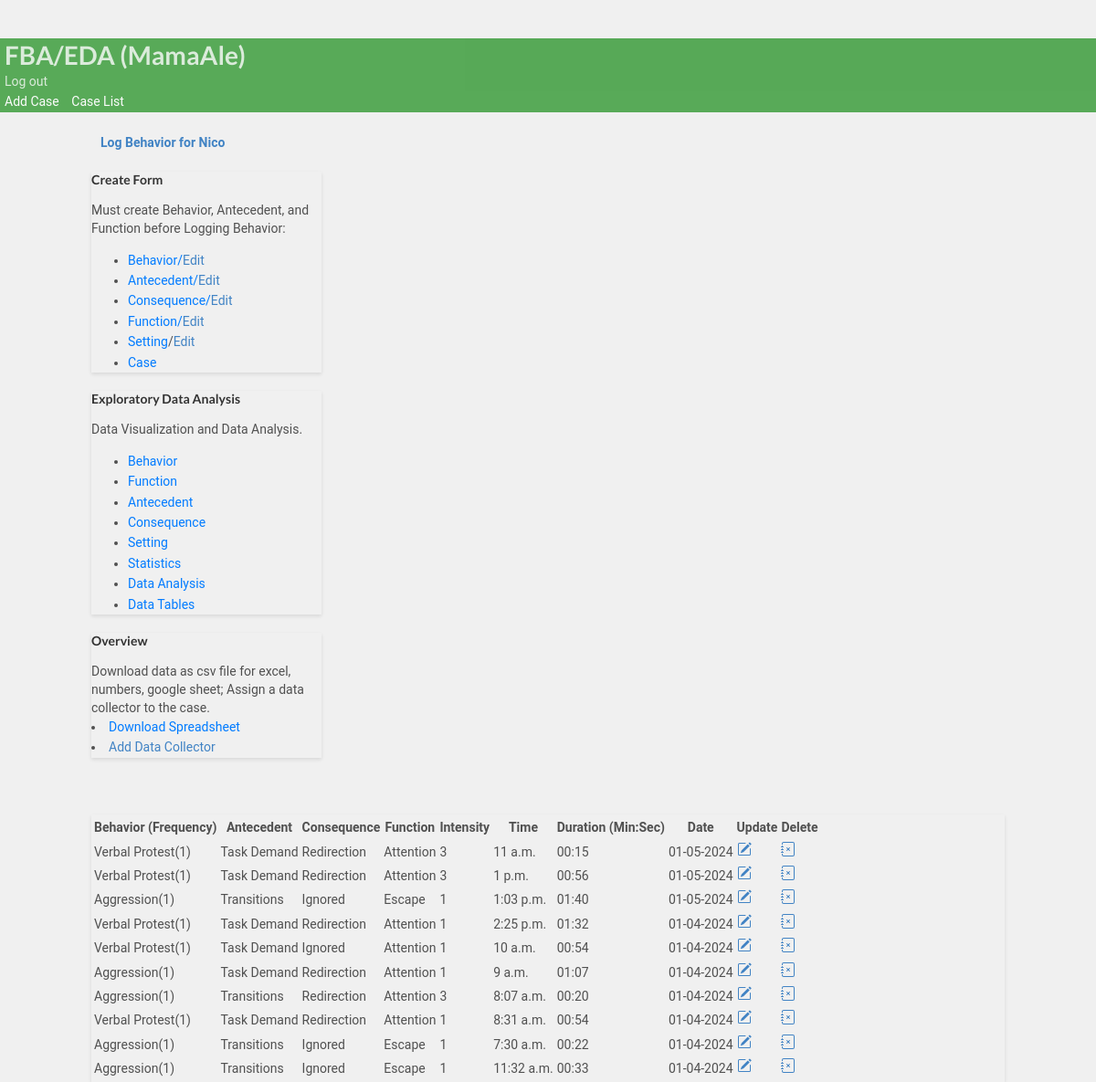
The page /dashboard/2/ (signed in) on the database its author committed.
### bip/models.py (models this page shows, shortened)
class Student(models.Model):
        studentname= models.CharField(max_length=30,verbose_name= 'Name', null=True, blank=True)
        slug = models.SlugField(max_length=150,null=False,unique=False,blank=False,
        verbose_name=("Unique Identifier"),
        help_text=(
            "*Unique Identification allows another to use FBO form if provided by you only"
        ),
    )
        user_student = models.ForeignKey(User, on_delete=models.CASCADE,  default=None,related_name="postts")

class Case(models.Model):
        student= models.ForeignKey(Student,on_delete=models.CASCADE)
        behavior = models.ForeignKey(Behavior, on_delete=models.CASCADE)
        user = models.ForeignKey(User, on_delete=models.CASCADE, default=None)
        anticedent = models.ForeignKey(Anticedent,on_delete=models.CASCADE, verbose_name='Antecedent')
        function = models.ForeignKey(Function,on_delete=models.CASCADE)
        consequence = models.ForeignKey(Consequence,on_delete=models.CASCADE)
        enviroment = models.ForeignKey(Enviroment,on_delete=models.CASCADE, null=True, blank=True, verbose_name='Setting')
        date_created = models.DateField(null=True, blank=True, default=timezone.now)
        duration = models.PositiveIntegerField(null=True, blank=True, verbose_name='Duration')
        time = models.TimeField(null=True, blank=True)
        frequency = models.PositiveIntegerField(null=True, blank=True,  default=1, verbose_name='Frequency')
        intensity = models.PositiveIntegerField(null=True, blank=True,  default=1, validators=[
            MinValueValidator(1, message='Intensity must be at least 1(Mild).'),
            MaxValueValidator(3, message='Intensity options are 1(Mild), 2(Moderate),and 3(Severe).')
        ],
        verbose_name='Intensity')
        class Meta:
            ordering = ['-date_created']
        def time_change(self):
          return (time.strftime("%M:%S", time.gmtime(self.duration)) )

class Behavior(models.Model):
        behaviorincident = models.CharField(max_length=30,verbose_name= 'Behavior')
        behavior_definition = models.CharField(null=True, blank=True, max_length=1000,verbose_name= 'Behavior Definition')
        student= models.ForeignKey(Student,on_delete=models.CASCADE)
        user = models.ForeignKey(User, on_delete=models.CASCADE,  default=None)
        def __str__(self):
          return self.behaviorincident

class Anticedent(models.Model):
        anticedentincident = models.CharField(max_length=50,verbose_name= 'Antecedent', null=True, blank=True)
        student= models.ForeignKey(Student,on_delete=models.CASCADE)
        anticedent_definition = models.CharField(null=True, blank=True, max_length=1000, verbose_name= 'Antecedent Definition')
        user = models.ForeignKey(User, on_delete=models.CASCADE,  default=None)
        def __str__(self):
          return self.anticedentincident

class Consequence(models.Model):
        behaviorconsequence = models.CharField(max_length=30, null=True, blank=True,verbose_name= 'Consequence')
        student= models.ForeignKey(Student,on_delete=models.CASCADE)
        user = models.ForeignKey(User, on_delete=models.CASCADE,  default=None)
        def __str__(self):
          return self.behaviorconsequence

class Function(models.Model):
        behaviorfunction = models.CharField(max_length=30, null=True, blank=True,verbose_name= 'Function')
        student= models.ForeignKey(Student,on_delete=models.CASCADE)
        user = models.ForeignKey(User, on_delete=models.CASCADE,  default=None)
        def __str__(self):
          return self.behaviorfunction

### bip/views.py (the view)
# urls.py: path('dashboard/<pk>/', views.dashboard, name='dashboard'),
@login_required(login_url='case_manager_login')
@user_passes_test(is_case_manager)
def dashboard(request, pk):
    student = get_object_or_404(Student, pk=pk)
    student_behaviors = student.case_set.all()
    student_time = student.case_set.filter(time__isnull=False).first()
    student_duration = student.case_set.filter(duration__isnull=False).first()
    student_enviroment = student.case_set.filter(enviroment__isnull=False).first()
    behavior = Behavior.objects.all()
    context = {
    'student_behaviors': student_behaviors,
    "student":student,
    'student_time':student_time,
    'student_duration':student_duration,
    'student_enviroment':student_enviroment,
    }
    return render(request, 'bip/dashboard.html',context, )

### bip/context_processors.py (called while the page is built)
def user_context(request):
    user = get_user(request)
    return {'user': user}

### bip/templatetags/custom_filters.py (called while the page is built)
@register.filter(name='is_case_manager')
def is_case_manager(user):
    return user.groups.filter(name='CASE MANAGER').exists()

### bip/views.py (called while the page is built)
def is_case_manager(user):
    return user.groups.filter(name='CASE MANAGER').exists()

### bip/templates/bip/dashboard.html (shortened to what this page needs)
{% extends 'partials/base.html' %}
{% block content %}
<br>
<div class="container my-4">
  <div class="nav-button">
    <a class="btn btn-outline-info" href="{% url 'bip:create_incident' student.id %}"> <b> Log Behavior for {{student.studentname}}</b></a>
  </div>
<div class="row">
  <div class="col-md">
    <div class="card card" style="width: 18rem;">
      <div class="card-body">
        <h5 class="card-title">Create Form</h5>
        <p class="card-text">Must create Behavior, Antecedent, and Function  before Logging Behavior:</p>
              <ul class="list-group list-group-flush">
                      <li class="list-group-item"><a  href="{% url 'bip:create_behavior' student.id %}" class="card-link">Behavior/</a><a href="{% url 'bip:edit_behavior' student.id %}" >Edit</a></li>
                      <li class="list-group-item"><a href="{% url 'bip:create_anticedent' student.id %}" class="card-link">Antecedent/</a><a href="{% url 'bip:edit_anticedent' student.id %}">Edit</a></li>
                      <li class="list-group-item"><a href="{% url 'bip:create_consequence' student.id %}" class="card-link">Consequence/</a><a href="{% url 'bip:edit_consequence' student.id %}">Edit</a></li>
                      <li class="list-group-item"><a  href="{% url 'bip:create_function' student.id %}" class="card-link">Function/</a><a  href="{% url 'bip:edit_function' student.id %}">Edit</a></li>
                      <li class="list-group-item"><a  href="{% url 'bip:create_setting' student.id %}" class="card-link">Setting</a>/<a  href="{% url 'bip:edit_setting' student.id %}">Edit</a></li>
                      <li class="list-group-item"><a  href="{% url 'bip:student_profile' student.id %}" class="card-link">Case</a></li>
              </ul>
    </div>
  </div>
</div>
  <div class="col-md">
    <div class="card card" style="width: 18rem;">
      <div class="card-body">
        <h5 class="card-title">Exploratory Data Analysis</h5>
        <p class="card-text"> Data Visualization and Data Analysis.</p>
      </div>
      <ul class="list-group list-group-flush">
        <li class="list-group-item"><a href="{% url 'bip:snapshot' student.id %}" class="card-link">Behavior</a></li>
        <li class="list-group-item"><a href="{% url 'bip:function' student.pk %}" class="card-link">Function</a></li>
        <li class="list-group-item"><a href="{% url 'bip:anticedent' student.pk %}" class="card-link">Antecedent</a></li>
        <li class="list-group-item"><a href="{% url 'bip:consequence' student.pk %}" class="card-link">Consequence</a></li>
        <li class="list-group-item"><a href="{% url 'bip:setting' student.pk %}" class="card-link">Setting</a></li>
        <li class="list-group-item"><a a href="{% url 'bip:correlation' student.id %}" class="card-link">Statistics</a></li>
       <li class="list-group-item"><a a href="{% url 'bip:filter_data' student.id %}" class="card-link">Data Analysis</a></li>
       <li class="list-group-item"><a a href="{% url 'bip:raw_data' student.id %}" class="card-link">Data Tables</a></li>
      </ul>
    </div>
  </div>
  <div class="col-md">
    <div class="card card" style="width: 18rem;">
      <div class="card-body">
        <h5 class="card-title">Overview</h5>
        <p class="card-text">Download data as csv file for excel, numbers, google sheet; Assign a data collector to the case.</p>
      </div>
        <li class="list-group-item"><a href="{% url 'bip:export' student.id %}" class="card-link">Download Spreadsheet</a></li>
       <li class="list-group-item"><a  href="{% url 'bip:assign_data_entry' student.id %}">Add Data Collector</a></li>
    </div>
  </div>
</div>
<br>
<div class="row">
  <div class="col-md">
    <div class="card card-body">
      <table class="table table-striped">
        <tr>
          <th>Behavior (Frequency)</th>
          <th>Antecedent</th>
          <th>Consequence</th>
          <th>Function</th>
          <th>Intensity</th>
          {% if student_time %}
        <th>Time</th>
        {% endif %}
        {% if student_duration %}
        <th>Duration (Min:Sec)</th>
        {% endif %}
          <th>Date</th>
          <th>Update</th>
          <th>Delete</th>
        </tr>
        {% for incident in student_behaviors %}
        <tr>
          <td>{{incident.behavior }}({{incident.frequency }})</td>
          <td>{{incident.anticedent}}</td>
          <td>{{incident.consequence}}</td>
          <td>{{incident.function}}</td>
          {% if incident.intensity %}
          <td>{{incident.intensity}}</td>
          {% endif %}
          {% if incident.time %}
          <td>{{incident.time}}</td>
          {% endif %}
          {% if incident.duration%}
          <td>{{incident.time_change}}</td>
          {% endif %}
          <td>{{incident.date_created|date:'m-d-Y'}}</td>
          <td> <a class="btn btn-warning" href="{% url 'bip:updatepost' pk=incident.pk student_id=incident.student_id %}" ></a></td>
          <td> <a class="btn btn-danger" href="{% url 'bip:delete_post' pk=incident.pk  %}"></a></td>
           {% endfor%}
        </tr>
      </table>
    </div>
  </div>
</div>
</div>
{% endblock %}

### bip/templates/partials/nav.html (shortened to what this page needs)
{% load custom_filters %}
  <nav class="navbar navbar-dark ">
          <div class="navbar navbar-expand-lg">
                    {% if user.is_authenticated  %}
                    <div class="navbar-new">
                    <h1 class="logo"> <a class="colorwhite" href="">FBA/EDA ({{ user.username }})</a></h1>
          </div>
              <a class='colorwhite' class="nav-item nav-link" href="{% url 'bip:logout' %}"  >Log out</a>
          </div>
                 <div class="navbar-nav ml-auto">
                        {% if user|is_case_manager %}
              <a class="colorwhite" href="{% url 'bip:create_student' %}">Add Case</a>
              <a class="colorwhite" href="{% url 'bip:for_user' username=user.username %}">Case List</a>
                </div>
                {% endif %}
        {% endif %}
</nav>

### staticfiles/static_cdn/static_root/css/style.css (style rules this page uses)
body { background: white }
.navbar { opacity: 0.8; transition: 0.5s; background-color: #393 !important; color: #393; opacity: 0.8; transition: 0.5s; }
.navbar .colorwhite { color: white; ; text-decoration: none; padding: 5px; }
body { padding-top: 3rem; padding-bottom: 3rem; color: rgb(var(--bs-tertiary-color-rgb)); }

### bip/templates/bip/dashboard.html (style rules this page uses)
body { font-family: 'Roboto', sans-serif; background-color: #f0f0f0; color: #505050; line-height: 1.6; }
.container { max-width: 1000px; margin: auto; }
.nav-button { margin-bottom: 20px; }
.btn-outline-info { width: 100%; padding: 10px; margin-bottom: 20px; }
.card { margin-bottom: 20px; box-shadow: 0 2px 4px rgba(0, 0, 0, 0.1); }
.card-title { color: #333; }
.card-link { color: #007bff; }
.table { margin-top: 20px; }

### rows shown on the page
Student: studentname "Nico"
Case: behavior "Verbal Protest", frequency "1", anticedent "Task Demand", consequence "Redirection", function "Attention", intensity "3", time "11 a.m.", time_change "00:15", date_created "01-05-2024"
Case: behavior "Verbal Protest", frequency "1", anticedent "Task Demand", consequence "Redirection", function "Attention", intensity "3", time "1 p.m.", time_change "00:56", date_created "01-05-2024"
Case: behavior "Aggression", frequency "1", anticedent "Transitions", consequence "Ignored", function "Escape", intensity "1", time "1:03 p.m.", time_change "01:40", date_created "01-05-2024"
Case: behavior "Verbal Protest", frequency "1", anticedent "Task Demand", consequence "Redirection", function "Attention", intensity "1", time "2:25 p.m.", time_change "01:32", date_created "01-04-2024"
Case: behavior "Verbal Protest", frequency "1", anticedent "Task Demand", consequence "Ignored", function "Attention", intensity "1", time "10 a.m.", time_change "00:54", date_created "01-04-2024"
Case: behavior "Aggression", frequency "1", anticedent "Task Demand", consequence "Redirection", function "Attention", intensity "1", time "9 a.m.", time_change "01:07", date_created "01-04-2024"
Case: behavior "Aggression", frequency "1", anticedent "Transitions", consequence "Redirection", function "Attention", intensity "3", time "8:07 a.m.", time_change "00:20", date_created "01-04-2024"
Case: behavior "Verbal Protest", frequency "1", anticedent "Task Demand", consequence "Redirection", function "Attention", intensity "1", time "8:31 a.m.", time_change "00:54", date_created "01-04-2024"
Case: behavior "Aggression", frequency "1", anticedent "Transitions", consequence "Ignored", function "Escape", intensity "1", time "7:30 a.m.", time_change "00:22", date_created "01-04-2024"
Case: behavior "Aggression", frequency "1", anticedent "Transitions", consequence "Ignored", function "Escape", intensity "1", time "11:32 a.m.", time_change "00:33", date_created "01-04-2024"

### other values the page prints
{{ user.username }} "MamaAle"
